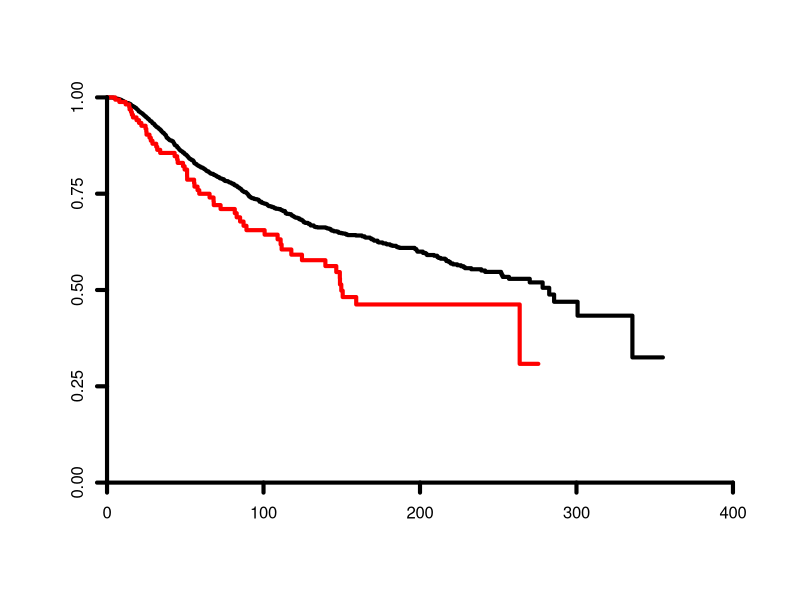

Reproduce this figure in R.
#load libraries
library(splines)
library(survival)

# set working directory
setwd("/path/to/files")

#load input files
KMdata <-read.table("brca_tcga_metabric_output.txt", sep="\t", header=TRUE)

#create survival data based on overall survival, amount of time and copy number of MT locus
survfit(Surv(time, dead) ~ copy_number, data=KMdata) -> surv1
survdiff(Surv(time,dead) ~ copy_number, data=KMdata) -> surv2

#make KM curve of data series and save tiff file   
tiff(filename="S1A.tiff",width = 500, height = 480, units = "px", compression = "none", res = 118.11)
plot(surv1, col=c("black","red"), xlim=c(0,400), axes=FALSE, lwd=4)
axis(side=1,lwd=4, at = c(0,100,200,300,400), pos=0)
axis(side=2,lwd=4, at = c(0,.25,.5,.75,1), pos=0)
dev.off()
  
